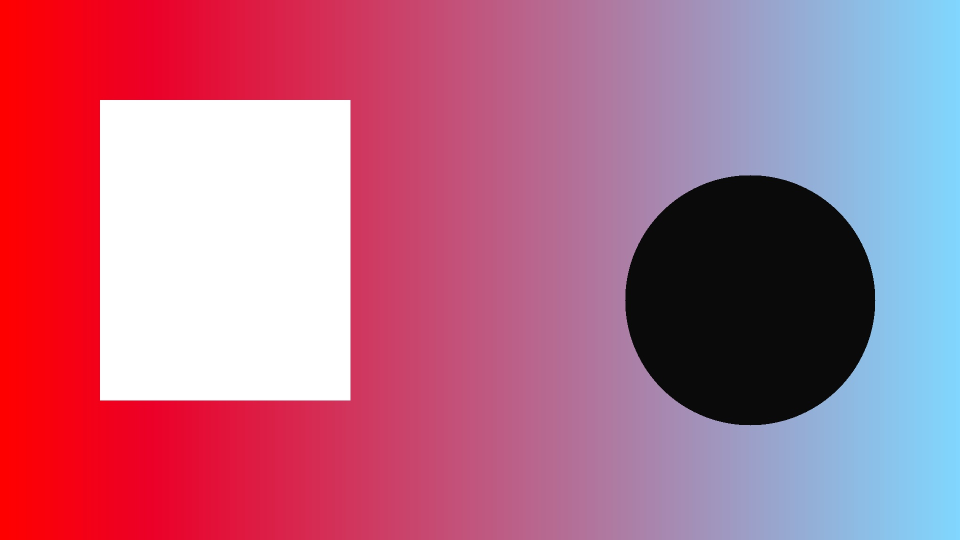
#> input picture sample_in.jpg, 1920 x 1080 px (shown at 1/2 size)
$ python local_dimming.py sample_in.jpg out.png
#> lines starting #> are read from the running program, lines starting #| are printed output that depends on the picture
#!/usr/bin/env python3
import argparse
import sys
from typing import Tuple

import numpy as np

try:
    import cv2  # type: ignore
except Exception as exc:  # pragma: no cover
    print("Error: OpenCV (cv2) is required. Install with: pip install opencv-python", file=sys.stderr)
    raise


BLOCK_ROWS = 27
BLOCK_COLS = 40
BLOCK_H = 40  # pixels
BLOCK_W = 48  # pixels
TARGET_W = 1920
TARGET_H = 1080
Y_MAX = 235.0


def parse_args() -> argparse.Namespace:
    parser = argparse.ArgumentParser(
        description="27x40 zone local dimming for 1080p images with chroma correction and side-by-side output"
    )
    parser.add_argument("input", help="Path to input image (expected 1920x1080; will be resized if not)")
    parser.add_argument("output", help="Path to output 1920x1080 side-by-side image")
    parser.add_argument(
        "--g-min", type=float, default=0.70,
        help="Minimum per-pixel gain after smoothing (default: 0.70)"
    )
    parser.add_argument(
        "--g-max", type=float, default=1.25,
        help="Maximum per-pixel gain after smoothing (default: 1.25)"
    )
    parser.add_argument(
        "--beta", type=float, default=0.7,
        help="Exponent controlling block gain mapping strength (default: 0.7)"
    )
    parser.add_argument(
        "--guidance-radius", type=int, default=16,
        help="Guided/bilateral filter radius to smooth gain map (default: 16)"
    )
    parser.add_argument(
        "--highlight-rolloff", type=float, default=0.5,
        help="How strongly to reduce gain near highlights [0..1] (default: 0.5)"
    )
    parser.add_argument(
        "--ccm-limit", type=float, default=0.10,
        help="Limit for per-channel CCM gains in RGB (e.g., 0.10 => [0.9,1.1]) (default: 0.10)"
    )
    return parser.parse_args()


def ensure_size_1080p(img_bgr: np.ndarray) -> np.ndarray:
    h, w = img_bgr.shape[:2]
    if (w, h) == (TARGET_W, TARGET_H):
        return img_bgr
    return cv2.resize(img_bgr, (TARGET_W, TARGET_H), interpolation=cv2.INTER_AREA)


def rgb_like_to_yuv(img_bgr: np.ndarray) -> Tuple[np.ndarray, np.ndarray, np.ndarray]:
    # Convert BGR to YUV (Y: [0,255], U/V: [0,255])
    img_yuv = cv2.cvtColor(img_bgr, cv2.COLOR_BGR2YUV)
    y, u, v = cv2.split(img_yuv)
    return y.astype(np.float32), u.astype(np.float32), v.astype(np.float32)


def compute_block_means(y: np.ndarray) -> np.ndarray:
    # y is HxW float32 (1080x1920 expected)
    assert y.shape[0] == TARGET_H and y.shape[1] == TARGET_W, "Input Y must be 1080x1920"
    y_blocks = y.reshape(BLOCK_ROWS, BLOCK_H, BLOCK_COLS, BLOCK_W)
    # Reorder to (rows, cols, block_h, block_w)
    y_blocks = np.transpose(y_blocks, (0, 2, 1, 3))
    block_means = y_blocks.mean(axis=(2, 3))  # (27, 40)
    return block_means


def compute_gain_from_blocks(
    block_means: np.ndarray,
    global_mean: float,
    g_min: float,
    g_max: float,
    beta: float,
) -> np.ndarray:
    # Gain >1 for bright areas, <1 for dark areas, with moderation via beta
    ratio = (block_means + 1e-6) / (global_mean + 1e-6)
    gain_block = np.clip(np.power(ratio, beta), g_min, g_max)
    return gain_block.astype(np.float32)


def upsample_and_smooth_gain(
    gain_block: np.ndarray,
    guide_y: np.ndarray,
    radius: int,
    g_min: float,
    g_max: float,
) -> np.ndarray:
    # Upsample from (27,40) to (1080,1920) using bicubic
    gain_full = cv2.resize(gain_block, (TARGET_W, TARGET_H), interpolation=cv2.INTER_CUBIC).astype(np.float32)

    # Edge-aware smoothing to reduce block boundaries and blooming
    guide = np.clip(guide_y / 255.0, 0.0, 1.0).astype(np.float32)
    src = gain_full.astype(np.float32)

    gain_smooth = None
    try:
        # Try guided filter if ximgproc is available
        xip = cv2.ximgproc  # type: ignore[attr-defined]
        gain_smooth = xip.guidedFilter(guide=guide, src=src, radius=radius, eps=1e-3)
    except Exception:
        # Fallback to bilateral filter on gain map
        # Bilateral expects ranges ~[0,1]; set sigmaColor relative to range
        gain_smooth = cv2.bilateralFilter(src, d=2 * radius + 1, sigmaColor=0.1, sigmaSpace=float(radius))

    # Light Gaussian blur to further suppress blocking without spreading highlights too far
    gain_smooth = cv2.GaussianBlur(gain_smooth, (0, 0), sigmaX=max(1.0, radius / 4.0), sigmaY=max(1.0, radius / 4.0))

    return np.clip(gain_smooth, g_min, g_max)


def apply_highlight_rolloff(gain_full: np.ndarray, y: np.ndarray, strength: float) -> np.ndarray:
    if strength <= 0.0:
        return gain_full
    y_norm = np.clip(y / 255.0, 0.0, 1.0)
    # Start rolloff near 0.8, fully applied by 1.0
    t = np.clip((y_norm - 0.8) / 0.2, 0.0, 1.0)
    rolloff = 1.0 - (strength * t)
    return np.clip(gain_full * rolloff, 0.0, None)


def enhance_luma(
    y: np.ndarray,
    g_min: float,
    g_max: float,
    beta: float,
    radius: int,
    highlight_rolloff: float,
) -> np.ndarray:
    block_means = compute_block_means(y)
    global_mean = float(y.mean())
    gain_block = compute_gain_from_blocks(block_means, global_mean, g_min, g_max, beta)
    gain_full = upsample_and_smooth_gain(gain_block, y, radius, g_min, g_max)
    gain_full = apply_highlight_rolloff(gain_full, y, highlight_rolloff)

    y_enh = y * gain_full
    # Clip to Y_MAX to avoid overexposure in bright regions
    y_enh = np.clip(y_enh, 0.0, Y_MAX)

    # Light bilateral filter to suppress banding and residual blocking
    y_enh_norm = (y_enh / Y_MAX).astype(np.float32)
    y_enh_sm = cv2.bilateralFilter(y_enh_norm, d=7, sigmaColor=0.08, sigmaSpace=7)
    y_enh = np.clip(y_enh_sm * Y_MAX, 0.0, Y_MAX)

    return y_enh.astype(np.float32)


def correct_uv_bias(u_proc: np.ndarray, v_proc: np.ndarray, u_orig: np.ndarray, v_orig: np.ndarray) -> Tuple[np.ndarray, np.ndarray]:
    # Detect chroma bias drift and re-center U/V means toward original to suppress color cast
    du = float(u_proc.mean() - u_orig.mean())
    dv = float(v_proc.mean() - v_orig.mean())
    u_corr = np.clip(u_proc - du, 0.0, 255.0)
    v_corr = np.clip(v_proc - dv, 0.0, 255.0)
    return u_corr, v_corr


def merge_yuv_and_to_bgr(y: np.ndarray, u: np.ndarray, v: np.ndarray) -> np.ndarray:
    yuv = cv2.merge([
        np.clip(y, 0.0, 255.0).astype(np.uint8),
        np.clip(u, 0.0, 255.0).astype(np.uint8),
        np.clip(v, 0.0, 255.0).astype(np.uint8),
    ])
    bgr = cv2.cvtColor(yuv, cv2.COLOR_YUV2BGR)
    return bgr


def apply_rgb_ccm(bgr_proc: np.ndarray, bgr_ref: np.ndarray, ccm_limit: float) -> np.ndarray:
    # Diagonal CCM based on channel mean ratio; limited within [1-ccm_limit, 1+ccm_limit]
    proc_mean = bgr_proc.reshape(-1, 3).mean(axis=0)
    ref_mean = bgr_ref.reshape(-1, 3).mean(axis=0)
    with np.errstate(divide='ignore', invalid='ignore'):
        gains = np.where(proc_mean > 1e-6, ref_mean / proc_mean, 1.0)
    gains = np.clip(gains, 1.0 - ccm_limit, 1.0 + ccm_limit).astype(np.float32)

    proc_f = bgr_proc.astype(np.float32)
    proc_f[..., 0] *= gains[0]  # B
    proc_f[..., 1] *= gains[1]  # G
    proc_f[..., 2] *= gains[2]  # R

    return np.clip(proc_f, 0.0, 255.0).astype(np.uint8)


def side_by_side_1920x1080(left_bgr: np.ndarray, right_bgr: np.ndarray) -> np.ndarray:
    left_resized = cv2.resize(left_bgr, (TARGET_W // 2, TARGET_H), interpolation=cv2.INTER_AREA)
    right_resized = cv2.resize(right_bgr, (TARGET_W // 2, TARGET_H), interpolation=cv2.INTER_AREA)
    canvas = np.zeros((TARGET_H, TARGET_W, 3), dtype=np.uint8)
    canvas[:, : TARGET_W // 2] = left_resized
    canvas[:, TARGET_W // 2 :] = right_resized
    return canvas


def process_image(
    img_bgr: np.ndarray,
    g_min: float,
    g_max: float,
    beta: float,
    radius: int,
    highlight_rolloff: float,
    ccm_limit: float,
) -> Tuple[np.ndarray, np.ndarray]:
    # Resize to 1920x1080 for consistent zoning
    img_bgr_1080p = ensure_size_1080p(img_bgr)

    # Convert to YUV and keep originals for chroma reference
    y_orig, u_orig, v_orig = rgb_like_to_yuv(img_bgr_1080p)

    # Enhance luminance with zone-based gain
    y_enh = enhance_luma(y_orig, g_min, g_max, beta, radius, highlight_rolloff)

    # Combine Enhanced Y with original U/V, correct chroma bias drift
    u_corr, v_corr = correct_uv_bias(u_orig, v_orig, u_orig, v_orig)

    # Convert back to BGR
    bgr_proc = merge_yuv_and_to_bgr(y_enh, u_corr, v_corr)

    # Apply a restrained RGB diagonal CCM to suppress color cast further
    bgr_proc_ccm = apply_rgb_ccm(bgr_proc, img_bgr_1080p, ccm_limit)

    return img_bgr_1080p, bgr_proc_ccm


def main() -> None:
    args = parse_args()

    img_bgr = cv2.imread(args.input, cv2.IMREAD_COLOR)
#> img_bgr is the input picture: shape (1080, 1920, 3); mean B, G, R 137.5, 110.1, 182.2
    if img_bgr is None:
        print(f"Error: failed to read image: {args.input}", file=sys.stderr)
        sys.exit(1)

    left_bgr, right_bgr = process_image(
        img_bgr,
        g_min=args.g_min,
        g_max=args.g_max,
        beta=args.beta,
        radius=args.guidance_radius,
        highlight_rolloff=args.highlight_rolloff,
        ccm_limit=args.ccm_limit,
    )
#> in rgb_like_to_yuv, `img_yuv = cv2.cvtColor(img_bgr, cv2.COLOR_BGR2YUV)`: img_yuv: shape (1080, 1920, 3); mean of channels 0, 1, 2 134.8, 129.4, 166.4
#> in enhance_luma, `global_mean = float(y.mean())`: global_mean = 134.8
#> in apply_highlight_rolloff, `return np.clip(gain_full * rolloff, 0.0, None)`:
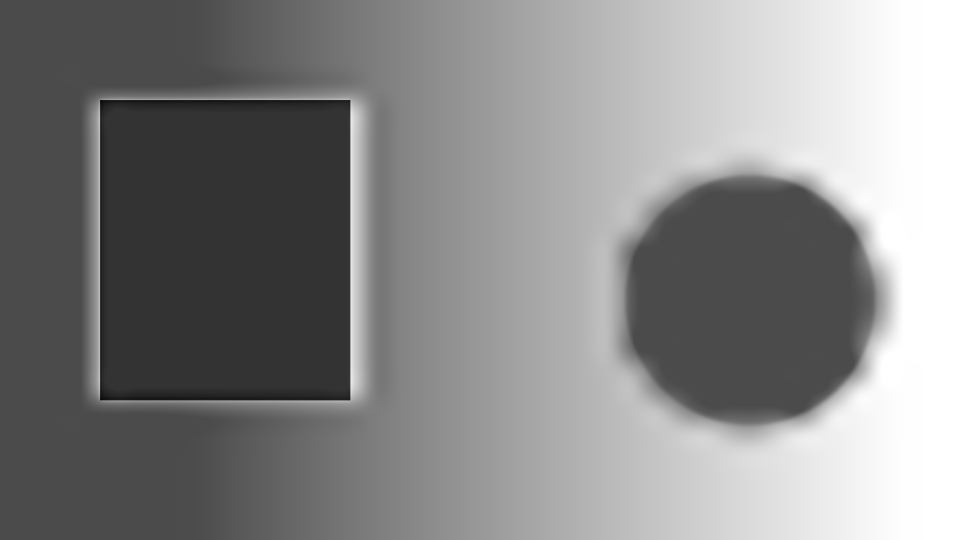
#> returned value: shape (1080, 1920) float32 (shown at 1/2 size); min 0.467, max 1.25, mean 0.886; drawn with min black and max white
#> in enhance_luma, `y_enh = y * gain_full`:
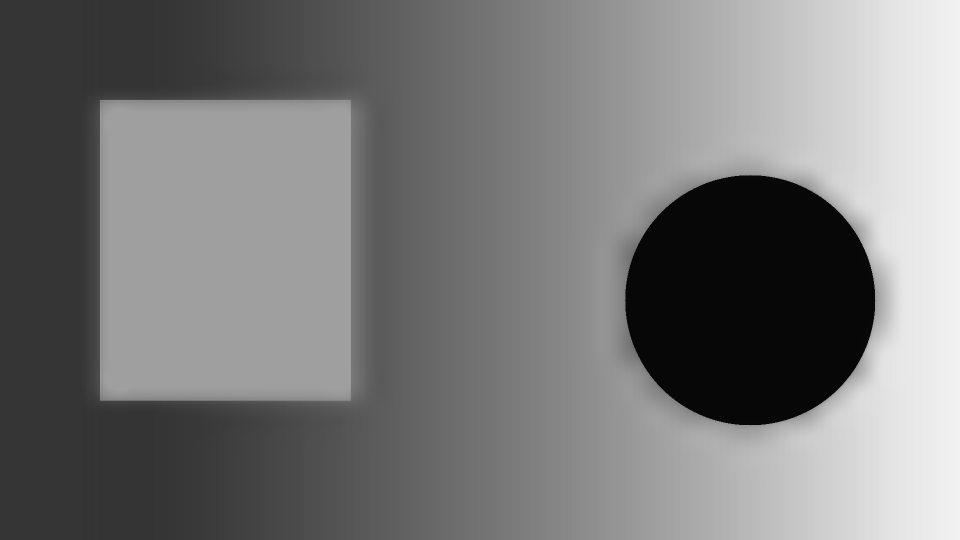
#> y_enh: shape (1080, 1920) float32 (shown at 1/2 size); min 1.53, max 242.5, mean 121.5
#> in correct_uv_bias, `du = float(u_proc.mean() - u_orig.mean())`: du = 0
#> in merge_yuv_and_to_bgr, `yuv = cv2.merge([ np.clip(y, 0.0, 255.0).astype(np.uint8), np.clip(u, ..`:
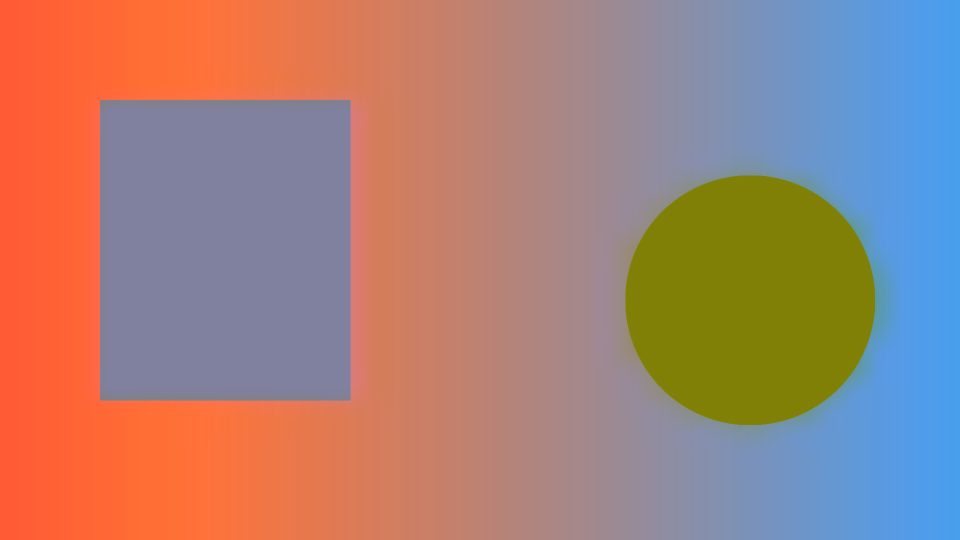
#> yuv: shape (1080, 1920, 3) (shown at 1/2 size); mean of channels 0, 1, 2 120.9, 129.4, 166.4; drawn as B, G, R
#> in merge_yuv_and_to_bgr, `bgr = cv2.cvtColor(yuv, cv2.COLOR_YUV2BGR)`:
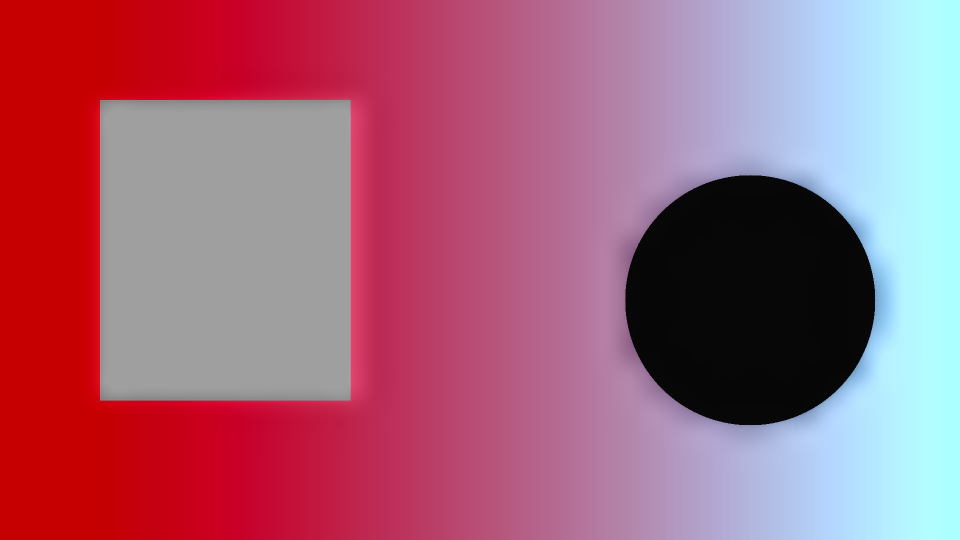
#> bgr: shape (1080, 1920, 3) (shown at 1/2 size); mean B, G, R 121.7, 99.6, 164.8
#> in apply_rgb_ccm, `proc_mean = bgr_proc.reshape(-1, 3).mean(axis=0)`: proc_mean = [121.7, 99.57, 164.8]
#> in apply_rgb_ccm, `ref_mean = bgr_ref.reshape(-1, 3).mean(axis=0)`: ref_mean = [137.5, 110.1, 182.2]
#> in apply_rgb_ccm, `gains = np.where(proc_mean > 1e-6, ref_mean / proc_mean, 1.0)`: gains = [1.13, 1.11, 1.11]
#> in apply_rgb_ccm, `gains = np.clip(gains, 1.0 - ccm_limit, 1.0 + ccm_limit).astype(np.flo..`: gains = [1.1, 1.1, 1.1]

    out = side_by_side_1920x1080(left_bgr, right_bgr)
#> in side_by_side_1920x1080, `left_resized = cv2.resize(left_bgr, (TARGET_W // 2, TARGET_H), interpo..`:
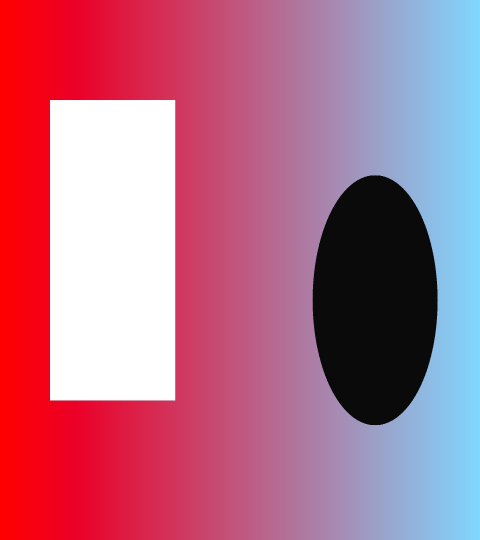
#> left_resized: shape (1080, 960, 3) (shown at 1/2 size); mean B, G, R 137.5, 110.1, 182.2
#> in side_by_side_1920x1080, `right_resized = cv2.resize(right_bgr, (TARGET_W // 2, TARGET_H), inter..`:
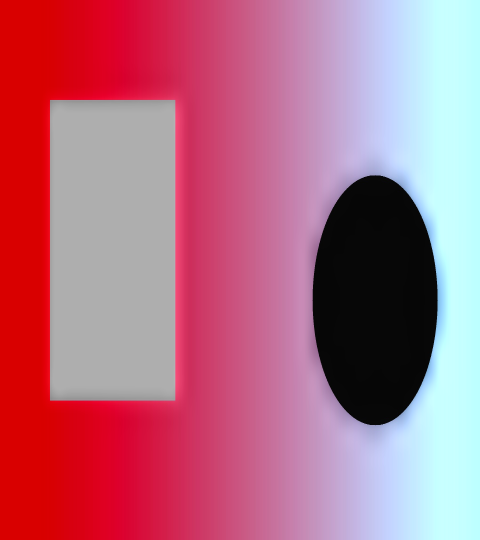
#> right_resized: shape (1080, 960, 3) (shown at 1/2 size); mean B, G, R 130, 107.6, 180.7
#> in side_by_side_1920x1080, `canvas[:, TARGET_W // 2 :] = right_resized`:
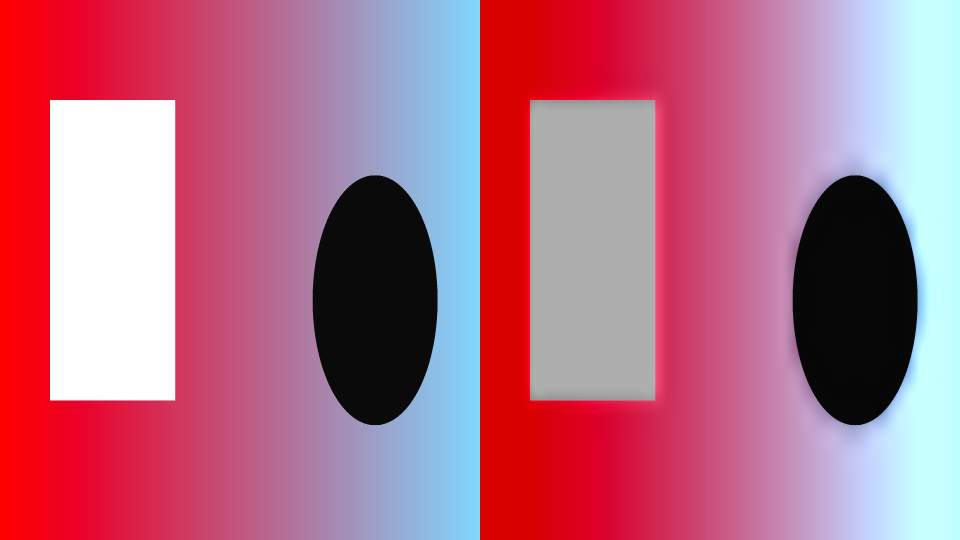
#> canvas: shape (1080, 1920, 3) (shown at 1/2 size); mean B, G, R 133.8, 108.9, 181.4

    if not cv2.imwrite(args.output, out):
        print(f"Error: failed to write output: {args.output}", file=sys.stderr)
        sys.exit(2)

    print(f"Saved: {args.output}")


if __name__ == "__main__":
    main()
